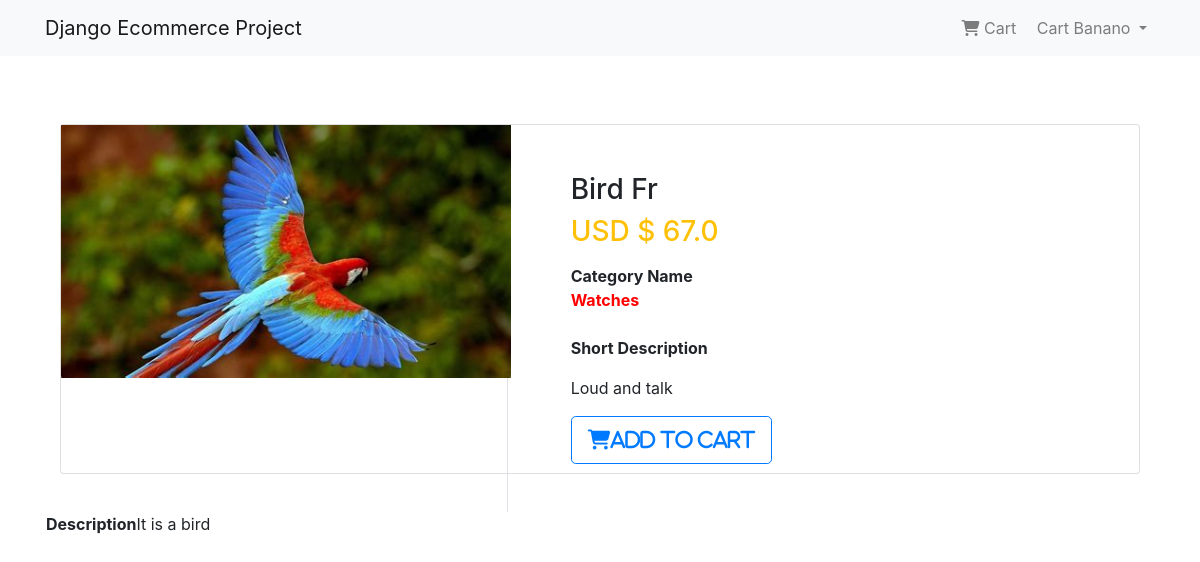
Page /product/3/ (signed in) on the committed database.
### App_Login/models.py (models this page shows, shortened)
class User(AbstractBaseUser, PermissionsMixin):
    email = models.EmailField(unique=True, null=False)
    is_staff = models.BooleanField(ugettext_lazy('Staff Status'), default=False, help_text = ugettext_lazy('Designates whether the user can log in the site'))
    is_active = models.BooleanField(ugettext_lazy('active'), default=True, help_text = ugettext_lazy('Designates whether this user should be treated as active'))
    USERNAME_FIELD = 'email'
    objects = MyUserManager()

class Profile(models.Model):
    user = models.OneToOneField(User, on_delete=models.CASCADE, related_name='profile')
    username = models.CharField(max_length=264, null=True, blank=True)
    full_name = models.CharField(max_length=264, null=True, blank=True)
    full_name = models.CharField(max_length=264, null=True, blank=True)
    address_1 = models.TextField(max_length=300, null=True, blank=True)
    city = models.CharField(max_length=100, null=True, blank=True)
    zipcode = models.CharField(max_length=10, null=True, blank=True)
    country = models.CharField(max_length=20, null=True, blank=True)
    phone = models.CharField(max_length=20, null=True, blank=True)
    date_joined = models.DateTimeField(auto_now_add=True)

### App_Shop/models.py (models this page shows, shortened)
class Product(models.Model):
    mainimage = models.ImageField(upload_to = 'Product')
    name = models.CharField(max_length=264)
    category = models.ForeignKey(Category, on_delete=models.CASCADE, related_name='category')
    preview_text = models.TextField(max_length=200, verbose_name='Preview Text')
    details_text = models.TextField(max_length=1000, verbose_name='Description')
    price = models.FloatField()
    old_price = models.FloatField(default=0.00)
    created = models.DateTimeField(auto_now_add=True)
    class Meta:
        ordering = ['-created']

class Category(models.Model):
    title = models.CharField(max_length=30)
    created = models.DateTimeField(auto_now_add=True)
    def __str__(self):
        return self.title
    class Meta:
        verbose_name_plural = 'Categories'

### App_Shop/views.py (the view)
# urls.py: path('product/<pk>/', views.ProductDetail.as_view(), name='product_detail'),
class ProductDetail( DetailView):
    model = Product
    template_name = 'App_Shop/product_detail.html'

### templates/App_Shop/product_detail.html
{% extends 'base.html' %}
{% block body_block %}
<div class="container my-5">
    <div class="card">
        <div class="row">
            <aside class="col-sm-5 border-right">
                <article class="gallery-wrap">
                    <div class="img-big-wrap">
                        <a href="#"><img src="/media/{{object.mainimage}}" style="width:450px;" alt=""></a>
                    </div>
                </article>
            </aside>
            <aside class="col-sm-7">
                <article class="card-body p-5">
                    <h3 class="title mp-3">{{ object.name }}</h3>
                    <p class="price-detail wrap">
                        <span class="price h3 text-warning">
                            <span class="currency">USD $</span>
                            <span class="num">{{ object.price }}</span>
                        </span>
                    </p>
                    <dl class="item-property">
                        <dt>Category Name</dt>
                        <font color='red'>
                            <b>
                                {{ object.category }}
                            </b>
                        </font>
                        <br><br>
                        <dt>Short Description</dt>
                        <dd>
                            <p> {{ object.preview_text|linebreaks }} </p>
                        </dd>
                    </dl>
                    <a href="{% url 'App_Order:add' pk=object.pk %}" class="btn btn-lg btn-outline-primary text-uppercase">
                        <i class="fas fa-shopping-cart">Add to Cart</i>
                    </a>
                </article>
            </aside>
            <dt>Description</dt>
            <p> {{ object.details_text|linebreaks }} </p><br><br>
        </div>
    </div>
</div>
{% endblock %}

### templates/navbar.html (shortened to what this page needs)
<nav class="navbar navbar-expand-lg navbar-light bg-light">
    <div class="container">
        <a class="navbar-brand" href="{% url 'App_Shop:home' %}">Django Ecommerce Project</a>
        <div class="collapse navbar-collapse" id='navbarNav'>
            <ul class="navbar-nav ml-auto">
                {% if request.user.is_authenticated %}
                <li class="nav-item">
                    <a class="nav-link" href="{% url 'App_Order:cart' %}"><i class="fas fa-shopping-cart"></i> Cart</a>
                </li>
                <li class="nav-item dropdown">
                    <a class="nav-link dropdown-toggle" href="#" id="navbarDropdown" role="button" data-toggle="dropdown" aria-haspopup="true" aria-expanded="false">
                         Cart {{ request.user.profile.username }}
                    </a>
                </li>
                {% else %}
                <li class="nav-item">
                    <a href="{% url 'App_Login:login' %}" class="btn btn-info btn-sm">Login</a>
                    <a href="{% url 'App_Login:signup' %}" class="btn btn-info btn-sm">Signup</a>
                </li>
                {% endif %}
            </ul>
        </div>
    </div>
</nav>

### templates/base.html (style rules this page uses)
.card { height: 350px; }

### rows in the picture
User: user.profile.username "Banano"
Product: mainimage (picture), name "Bird Fr", price "67.0", category "Watches", preview_text "Loud and talk", details_text "It is a bird"
